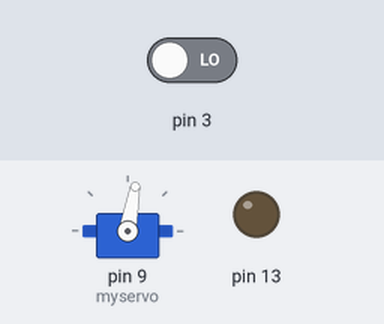
The sketch below on a simulated Arduino Uno, built with avr-gcc and run on an emulated ATmega328P. Shown: servo, output pins drawn as LEDs (lit = HIGH). The test bench sets the inputs (shaded band); at power-on: pin 3 LOW.

Above: at 2.2 s.
2.3 s: pin 3 driven HIGH
At 2.9 s:
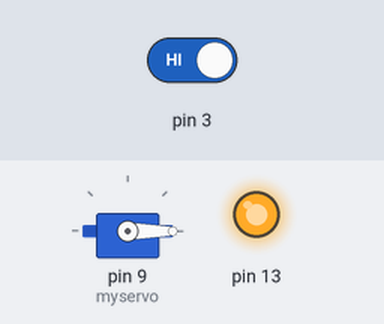
4.0 s: pin 3 driven LOW
At 5.3 s:
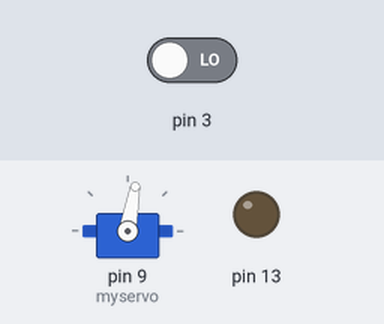
Timing chart, 0 to 7.0 s (numbered marks = the images above; inputs shaded):
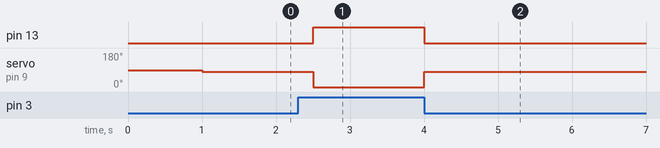

The sketch:

oven_shutter_driver_alt.ino
```cpp
#include <Servo.h>

Servo myservo;

void setup()
{
  pinMode(13, OUTPUT);
  pinMode(3 , INPUT);
  myservo.attach(9);
  delay(1000);
}

void loop()
{
  if (digitalRead(3)){
    myservo.write(00);
    digitalWrite(13, HIGH);
    delay(500);
  }
  if (!digitalRead(3)){
    myservo.write(80);
    digitalWrite(13, LOW);
    delay(500);
  }
}
```

Measured:
- after the input at 2.3 s, pin 13: LOW → HIGH after 0.20 s; servo on pin 9 (myservo): 80° → 0° after 0.20 s
- after the input at 4.0 s, pin 13: HIGH → LOW at once; servo on pin 9 (myservo): 0° → 80° at once
